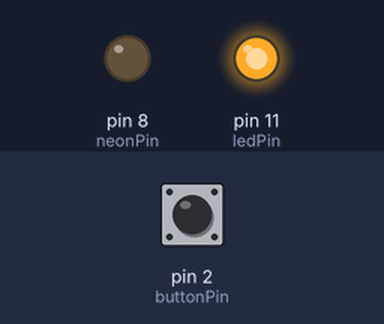
Recording of a sketch running on a simulated Arduino Uno, built with avr-gcc and run on an emulated ATmega328P. Parts: output pins drawn as LEDs (lit = HIGH). The test bench sets the inputs (shaded band); at power-on: pin 2 (buttonPin) HIGH.

Above: at 1.2 s.
1.3 s: pin 2 (buttonPin) pulled LOW for 0.15 s
At 2.1 s:
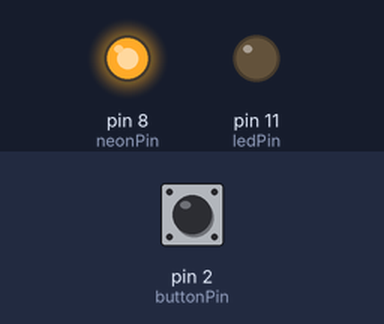
2.9 s: pin 2 (buttonPin) pulled LOW for 1 s
At 4.6 s:
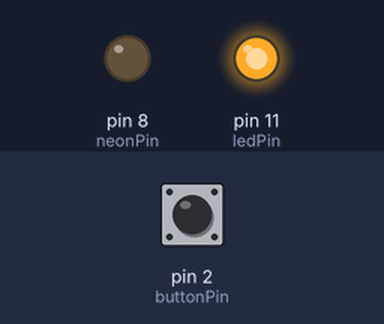
5.4 s: pin 2 (buttonPin) pulled LOW for 3.2 s
At 9.4 s:
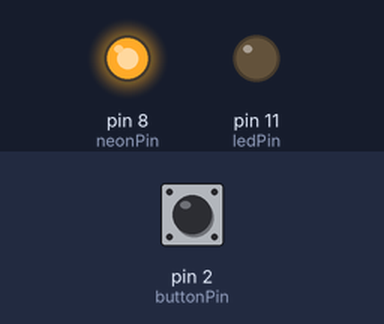
Timing chart, 0 to 10.9 s (numbered marks = the images above; inputs shaded):
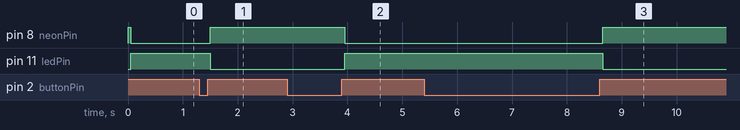

Measured:
- after the input at 1.3 s, pin 8 (neonPin): LOW → HIGH after 0.20 s; pin 11 (ledPin): HIGH → LOW after 0.20 s
- after the input at 2.9 s, pin 8 (neonPin): HIGH → LOW after 1.1 s; pin 11 (ledPin): LOW → HIGH after 1.1 s
- after the input at 5.4 s, pin 8 (neonPin): LOW → HIGH after 3.3 s; pin 11 (ledPin): HIGH → LOW after 3.3 s

The sketch:

car_lights_panel.ino
```cpp
/*
  CAR LIGHTS PANEL

  created 17/04/2022
  by Lucas Vivian
*/

// constants won't change. They're used here to set pin numbers:
const int buttonPin = 2;    // the number of the pushbutton pin
const int ledPin = 11;      // the number of the LED pin
const int neonPin = 8;      // the number of the transistor pin related to neon light

// Variables will change:
int ledState = LOW;         // the current state of the output pin (IT'S INVERTED, LOW = LED ON)
int buttonState = LOW;             // the current reading from the input pin (ORIGINAL WAS INITIALIZING WITHOUT INITIAL VALUE)
int lastButtonState = HIGH;   // the previous reading from the input pin (ASSUMING SAME INVERSION)
int neonState = HIGH;

// the following variables are unsigned longs because the time, measured in
// milliseconds, will quickly become a bigger number than can be stored in an int.
unsigned long lastDebounceTime = 0;  // the last time the output pin was toggled
unsigned long debounceDelay = 50;    // the debounce time; increase if the output flickers

void setup() {
  pinMode(buttonPin, INPUT);
  pinMode(ledPin, OUTPUT);
  pinMode(neonPin, OUTPUT);

  // set initial LED state
  digitalWrite(ledPin, ledState);
  digitalWrite(neonPin, neonState);
}

void loop() {
  // read the state of the switch into a local variable:
  int reading = digitalRead(buttonPin);

  // check to see if you just pressed the button
  // (i.e. the input went from LOW to HIGH), and you've waited long enough
  // since the last press to ignore any noise:

  // If the switch changed, due to noise or pressing:
  if (reading != lastButtonState) {
    // reset the debouncing timer
    lastDebounceTime = millis();
  }

  if ((millis() - lastDebounceTime) > debounceDelay) {
    // whatever the reading is at, it's been there for longer than the debounce
    // delay, so take it as the actual current state:

    // if the button state has changed:
    if (reading != buttonState) {
      buttonState = reading;

      // only toggle the LED if the new button state is HIGH
      if (buttonState == HIGH) {
        ledState = !ledState;
        neonState = !neonState;
      }
    }
  }

  // set the LED:
  digitalWrite(ledPin, ledState);
  digitalWrite(neonPin, neonState);

  // save the reading. Next time through the loop, it'll be the lastButtonState:
  lastButtonState = reading;
}
```
